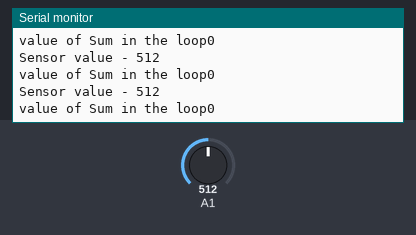
Bench run of a sketch on a simulated Arduino Uno, built with avr-gcc and run on an emulated ATmega328P. Parts: the last lines printed to the serial monitor. The test bench sets the inputs (shaded band); at power-on: A1 = 512.

Above: at 1.3 s.
1.4 s: A1 set to 716
At 1.82 s:
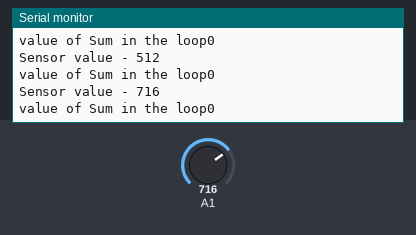
2.9 s: A1 set to 900
At 3.32 s:
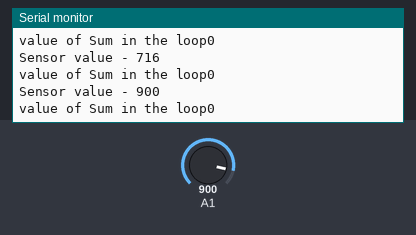
Timing chart, 0 to 5.9 s (numbered marks = the images above; inputs shaded):
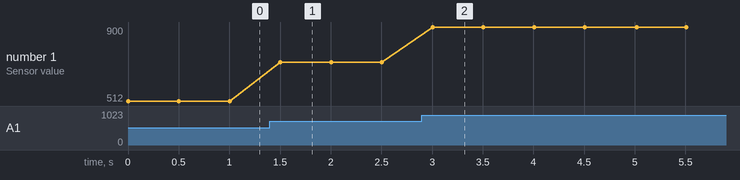

Measured:
- after the input at 1.4 s, the serial monitor: prints a new line after 0.10 s (image 1)
- after the input at 2.9 s, the serial monitor: prints a new line after 0.10 s (image 2)
- plotted number 1: 512 → 716 after the input at 1.4 s, 716 → 900 after the input at 2.9 s

The sketch:

Animometer_arduino.ino
```cpp
unsigned long previousMillis = 0;
long interval = 5000;
int wind_sensorValue =0 ;
int wind_sum=0;
int wind_n=0;
int wind_Value = 0;
void setup()
{
  Serial.begin(9600);
}
void loop ()
{
  for (wind_n = 0 ; wind_n < 10 ; wind_n++)

  {

    wind_sensorValue = analogRead(A1);//Analog 0
    Serial.print("Sensor value - ");
    Serial.println(wind_sensorValue);
    if (wind_sensorValue > 900)
      wind_Value = 1 ;
    else
      wind_Value = 0 ;

    wind_sum = wind_Value + wind_sum ;
    Serial.print("value of Sum in the loop");
    Serial.println(wind_sum);
    delay(500);

  }
  Serial.println(wind_sum);
  Serial.print(",");
  float Speed = wind_sum * 2.4;//in Kph
  Serial.print(Speed);
  Serial.println("kph ");

  wind_sum = 0;

}
```
